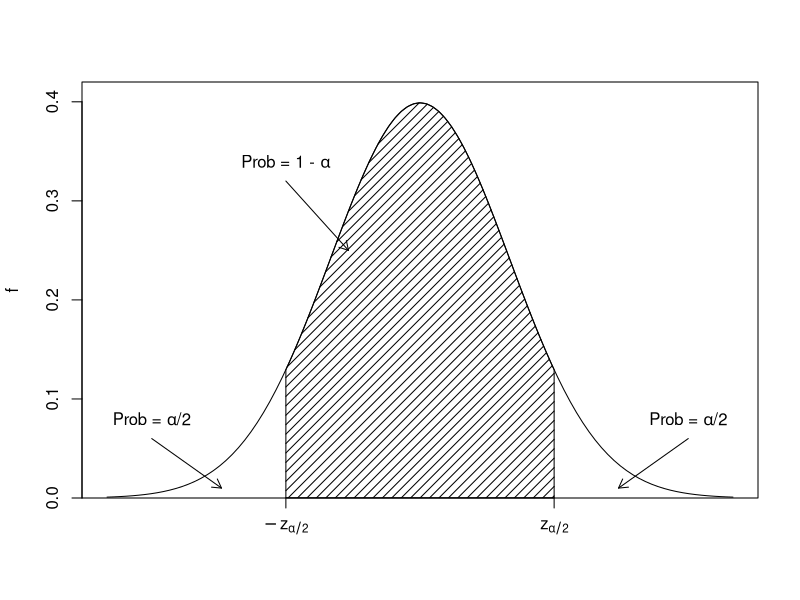

The R source for this figure: (Note: this script raises an error after producing the figure.)
## ---- chunk 1
qnorm(.975)
## ---- chunk 2
pnorm(1.96) - pnorm(-1.96)
## ---- chunk 3
curve(dnorm(x), from = -3.5, to = 3.5, xaxt = "n", xlab = "", ylab = "f", 
      ylim = c(0, 0.42), yaxs = "i")
polygon(c(-1.5, seq(-1.5, 1.5, 0.01), 1.5), 
        c(0, dnorm(seq(-1.5, 1.5, 0.01)), 0), density = 15)
text(-1.5, 0.34, expression(paste("Prob = 1 - ", alpha, sep = "")))
arrows(-1.5, 0.32, -0.8, 0.25, length = 0.1)
axis(1, at = c(-1.5, 1.5), 
     labels = c(expression(-z[alpha/2]), expression(z[alpha/2])))
text(-3, 0.08, expression(paste("Prob = ", alpha, "/2", sep = "")))
arrows(-3, 0.06, -2.22, 0.01, length = 0.1)
text(3, 0.08, expression(paste("Prob = ", alpha, "/2", sep = "")))
arrows(3, 0.06, 2.22, 0.01, length = 0.1)
## ---- chunk 4
qnorm(1 - 0.05/2)
## ---- chunk 5
qnorm(.975)
## ---- chunk 6
qnorm(0.025)
## ---- chunk 7
temperature <- read_csv("data/temperature.csv")
## ---- chunk 8
temperature %>%
  favstats(~temperature, data = .) %>%
  select(mean, sd, n) %>%
  summarise(lower_bound = mean - qt(0.975, 129)*sd/sqrt(n),
            upper_bound = mean + qt(0.975, 129)*sd/sqrt(n))
## ---- chunk 9
t_test(~temperature, data = temperature, mu = 98.6)
## ---- chunk 10
confint(t_test(~temperature, data = temperature, mu = 98.6))
## ---- chunk 11
temperature %>%
  favstats(~temperature, data = .) %>%
  select(mean, sd, n) %>%
  summarise(upper_bound = mean + qt(0.95, 129)*sd/sqrt(n))
## ---- chunk 12
confint(t_test(~temperature, data = temperature, alternative = "less"))
## ---- chunk 13
curve(dnorm(x), from = -3.5, to = 3.5, xaxt = "n", xlab = "", ylab = "f", 
      ylim = c(0, 0.42), yaxs = "i")
polygon(c(seq(-3.5, 1.5, 0.01), 1.5), 
        c(dnorm(seq(-3.5, 1.5, 0.01)), 0), density = 15)
text(-1.5, 0.34, expression(paste("Prob = 1 - ", alpha, sep = "")))
arrows(-1.5, 0.32, -0.8, 0.25, length = 0.1)
axis(1, at = 1.5, labels = expression(z[alpha]))
text(3, 0.08, expression(paste("Prob = ", alpha, sep = "")))
arrows(3, 0.06, 2.2, 0.01, length = 0.1)
## ---- chunk 14
qnorm(0.975)
## ---- chunk 15
prop_test(x = 42, n = 120, p = 0.5)
## ---- chunk 16
binom.test(x = 42, n = 120)
## ---- chunk 17
prop_test(x = 42, n = 120, p = 0.5, correct = FALSE)
## ---- chunk 18
thinner <- read_csv("data/blood_thinner.csv")
## ---- chunk 19
tally(~ group + outcome, data = thinner, margins = TRUE)
## ---- chunk 20
tally(outcome ~ group, data = thinner, margins = TRUE, format = "proportion")
## ---- chunk 21
obs <- diffprop(outcome ~ group, data = thinner)
obs
## ---- chunk 22
qnorm(.975)
## ---- chunk 23
prop_test(outcome ~ group, data = thinner)
## ---- chunk 24
prop_test(outcome ~ group, data = thinner, correct = FALSE)
## ---- chunk 25
qnorm(0.995)
